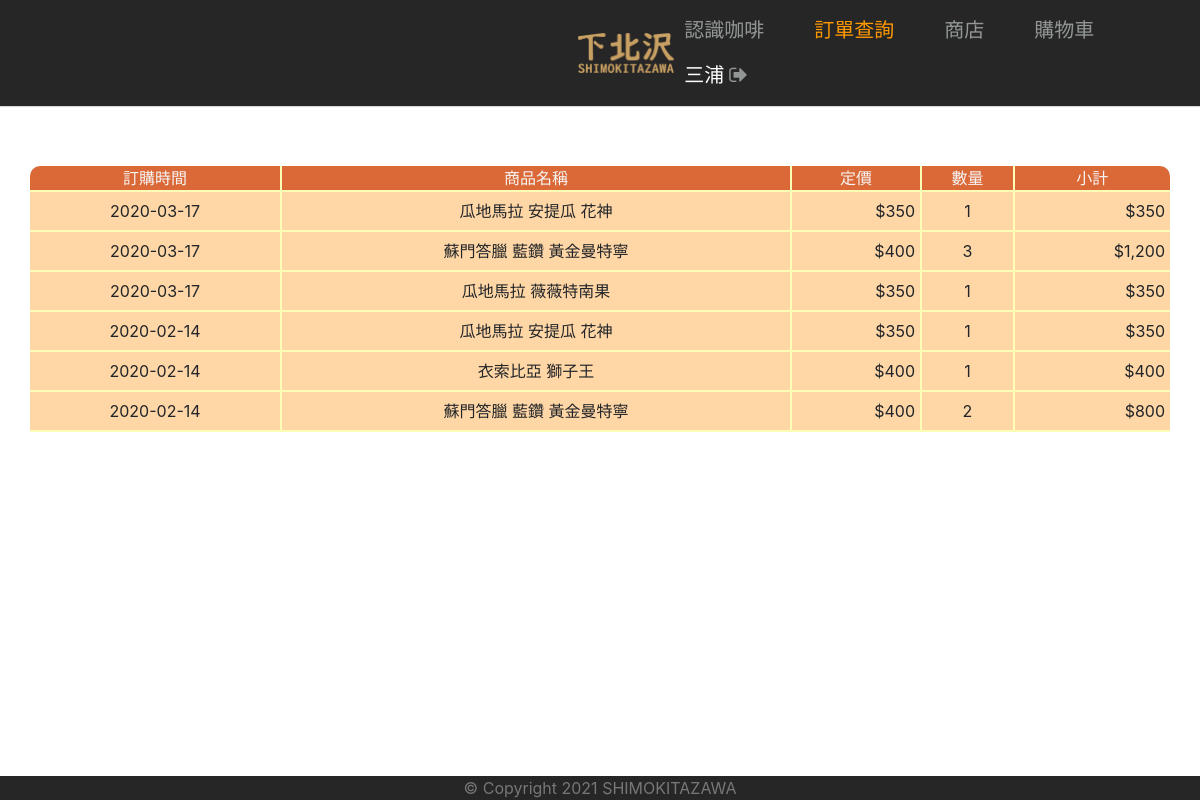
The page /orderdetail.php (signed in) on the database its author committed.
### tables this page shows
CREATE TABLE `orderdetails` (
  `DetailNo` int(10) NOT NULL,
  `OrderID` int(11) NOT NULL,
  `ProductID` int(11) NOT NULL,
  `UnitPrice` int(11) NOT NULL,
  `Quantity` int(11) NOT NULL
);

CREATE TABLE `orders` (
  `OrderID` int(11) NOT NULL,
  `MemberID` int(11) NOT NULL,
  `OrderDate` date NOT NULL
);

CREATE TABLE `products` (
  `ProductID` int(11) NOT NULL,
  `ProductName` varchar(30) DEFAULT NULL,
  `UnitPrice` int(5) DEFAULT NULL,
  `image` varchar(40) DEFAULT NULL
);

### orderdetail.php (the view, shortened to what this page needs)
<?php
if (isset($_COOKIE["membername"])){
    $MemberName = $_COOKIE["membername"];}
else{
    $MemberName = "Guest";}
    $UserID=$_COOKIE["account"];
    $link = create_connection();
    $sql= <<<sqlCommond
    SELECT MemberID FROM members WHERE userid='{$UserID}'
    sqlCommond;
    $result=mysqli_query($link,$sql);
    $row = mysqli_fetch_row($result);
?>
<!DOCTYPE html>
<html>
<head>
    <link rel="stylesheet" href="./css/bootstrap.min.css">
    <link rel="stylesheet" href="./css/cartcss/bootstrap.min.css">
    <link rel="stylesheet" href="./css/bootstrap-grid.min.css">
    <link rel="stylesheet" href="./css/P02.css">
    <link rel="stylesheet" href="https://cdnjs.cloudflare.com/ajax/libs/font-awesome/4.7.0/css/font-awesome.min.css">
</head>
<body>
    <div class="menucontainer">
        <nav class="menu">
            <div class="menu-logo"><a href="./home.html"><img id="logo" src="./img/top/logo.png" alt=""></a></div>
            <ul id="menuUl" class="">
                <li style="color: white;padding: auto;" ><a href="./blog.php">認識咖啡</a></li>
                <li style="color: white;padding: auto;" class="current-active"><a href="./orderdetail.php">訂單查詢</a></li>
                <li style="color: white;padding: auto;"><a href="./catalog.php">商店</a></li>
                <li style="color: white;padding: auto;"><a href="./shopping_car.php">購物車</a></li>
                <li style="color: white;padding: auto;">
                    <?php if ($MemberName == "Guest") { ?>
                        <a href="sign_in.html"><i class="fa fa-sign-in" aria-hidden="true"></i></a>
                    <?php } else { ?>
                        <?= $MemberName . "<a style='margin-left:5px' href='logout.php'><i class='fa fa-sign-out' aria-hidden='true'></i></a></li> " ?>
                    <?php } ?>
            </ul>
        </nav>
    </div>
    <table class="container" style="margin-top:5%; width:800;">
        <tr style="background-color: #db6937;height:30;text-align:center;border-radius:5%">
            <td class="ttd" style="border-radius:  10px 0 0 0;">訂購時間</td>
            <td class="ttd" style="border-left:2px solid #fdffb6">商品名稱</td>
            <td class="ttd" style="border-left:2px solid #fdffb6">定價</td>
            <td class="ttd" style="border-left:2px solid #fdffb6">數量</td>
            <td class="ttd" style="border-radius:  0 10px 0 0;border-left:2px solid #fdffb6">小計</td>
        </tr>
        <?php
        $link = create_connection();
        $sql= <<<sqlCommond
        SELECT p.ProductName,p.UnitPrice,od.Quantity,o.OrderDate
        FROM orderdetails od ,products p , orders o
        WHERE od.ProductID=p.ProductID AND o.OrderID=od.OrderID
        AND o.MemberID='{$row[0]}'
        Order by OrderDate desc
        sqlCommond;
        $result=mysqli_query($link,$sql);
        $row = mysqli_fetch_assoc($result);
        if ($MemberName == "Guest") {
            echo " <script>alert('請先登入會員!');</script>";
            echo "<script>window.location.href = 'sign_in.html'</script>";
        } else {
            if (empty($row)) {
                echo "<tr align='center'>";
                echo "<td style='background-color:wheat;' colspan='6'>目前沒有任何訂購明細</td>";
                echo "</tr>";
            } else {
                $result=mysqli_query($link,$sql);
                $total_records = mysqli_num_rows($result);
                for( $i=0;$i <$total_records; $i++){
                    $row = mysqli_fetch_assoc($result);
                    $sub_total = $row["UnitPrice"] * $row["Quantity"];
                    echo "<form method='post' action=''>";
                    echo "<tr style='background-color: #ffd6a5;'>";
                    echo "<td style='border-top:2px solid #fdffb6'align='center'>".$row["OrderDate"]."</td>";
                    echo "<td style='border-top:2px solid #fdffb6;border-left:2px solid #fdffb6;height:40px' align='center''>" . $row["ProductName"] . "</td>";
                    echo "<td style='border-top:2px solid #fdffb6;border-left:2px solid #fdffb6;padding-right:5px;' align='right'>$" .  number_format($row["UnitPrice"],0,'',',') . "</td>";
                    echo "<td style='border-top:2px solid #fdffb6;border-left:2px solid #fdffb6' align='center'>". $row["Quantity"] ."</td>";
                    echo "<td style='border-top:2px solid #fdffb6;border-left:2px solid #fdffb6;padding-right:5px;' align='right'>$" . number_format($sub_total,0,'',',') . "</td>";
                    echo "</tr>";
                    echo "</form>";
                }
                echo "<tr align='right' >";
                echo "<td style='border-top:2px solid #fdffb6 ;background-color:wheat;' colspan='6'></td>";
                echo "</tr>";
            }
        }
        ?>
    </table>
    <footer
            style="background-color: #272626;">
            <div style="color: #777;">
                © Copyright 2021 SHIMOKITAZAWA
            </div>
        </footer>
</body>
</html>

### css/P02.css (style rules this page uses)
* { margin: 0 0 0 0; padding: 0 0 0 0; }
body { background-image: url(../img/shop/bg01.png); }
footer { position: fixed; left: 0; bottom: 0; width: 100%; background-color: red; color: white; text-align: center; }
li { list-style-type: none; }

### orderdetail.php (style rules this page uses)
.ttd { border-bottom: 2px solid #fdffb6; color: whitesmoke; }
.menu { width: 100%; display: flex; background: #272626; box-shadow: 0px 1px 1px rgba(0, 0, 0, 0.15); }
.menu ul { right: 10%; }
.menu li { float: left; list-style: none; margin: 0px 50px 0px 0px; font-size: 20px; padding-top: 15px; }
.menu li a { text-decoration: none; color: rgb(146, 151, 150); transition: color linear 0.15s; cursor: pointer; }
.menu .menu-logo { margin: auto; margin-left: 46.5%; padding: 10px 10px 10px 20px; }
.menu .menu-logo a { color: #fff; }
.menu a:hover, .menu .current-active a { text-decoration: none; color: #FF9900; }
#logo { height: 40px; }

### rows shown on the page
orderdetails: OrderID.OrderDate "2020-03-17", ProductID.ProductName "瓜地馬拉 安提瓜 花神", ProductID.UnitPrice "350", Quantity "1"
orderdetails: OrderID.OrderDate "2020-03-17", ProductID.ProductName "蘇門答臘 藍鑽 黃金曼特寧", ProductID.UnitPrice "400", Quantity "3", sub_total "1,200"
orderdetails: OrderID.OrderDate "2020-03-17", ProductID.ProductName "瓜地馬拉 薇薇特南果", ProductID.UnitPrice "350", Quantity "1"
orderdetails: OrderID.OrderDate "2020-02-14", ProductID.ProductName "瓜地馬拉 安提瓜 花神", ProductID.UnitPrice "350", Quantity "1"
orderdetails: OrderID.OrderDate "2020-02-14", ProductID.ProductName "衣索比亞 獅子王", ProductID.UnitPrice "400", Quantity "1"
orderdetails: OrderID.OrderDate "2020-02-14", ProductID.ProductName "蘇門答臘 藍鑽 黃金曼特寧", ProductID.UnitPrice "400", Quantity "2", sub_total "800"

### other values the page prints
$MemberName "三浦"
